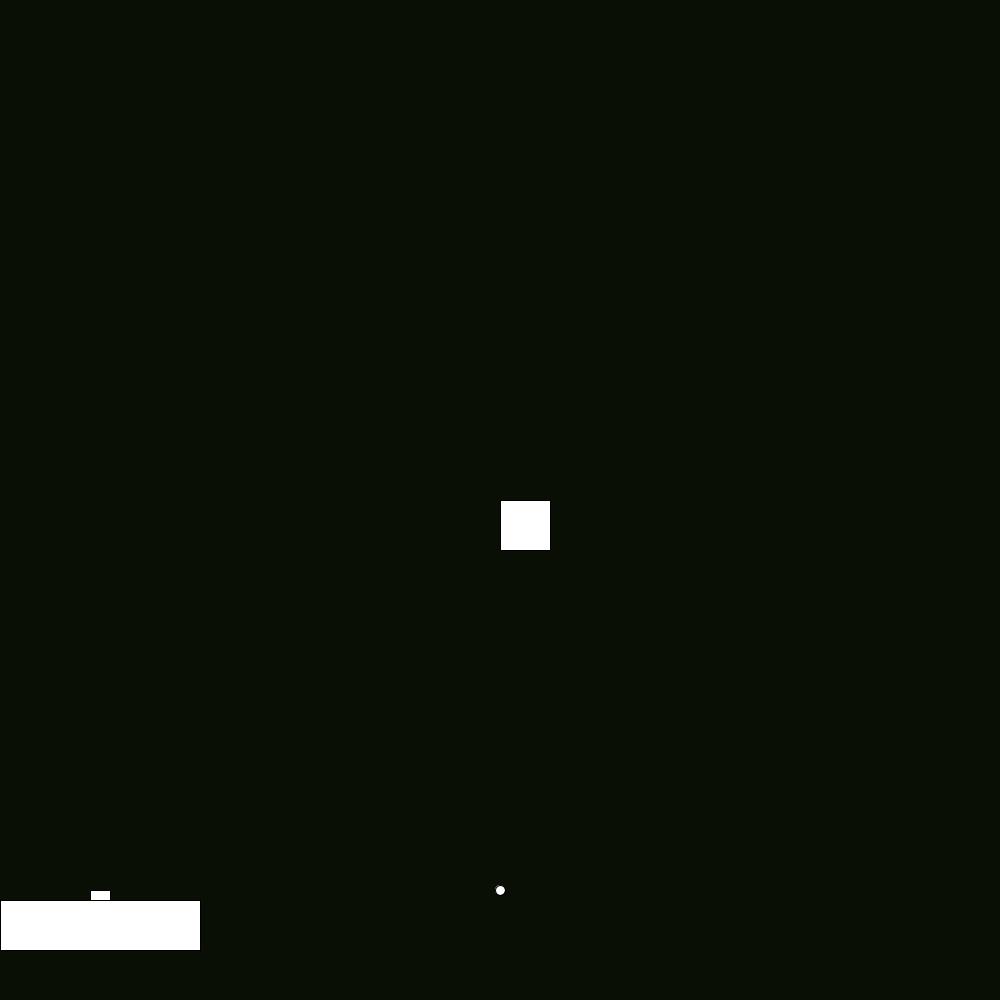
Frame 1 (no input)
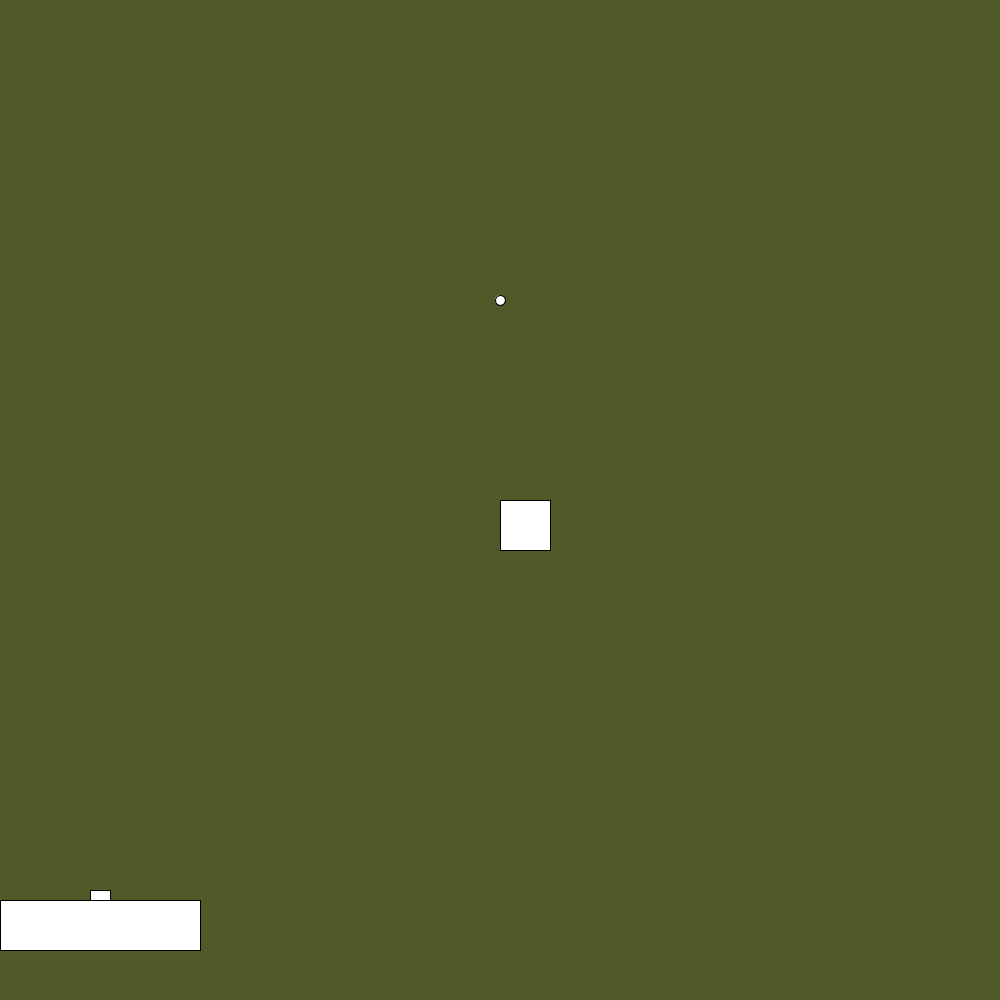
Frame 60 (the mouse pressed at the canvas centre just before this capture)
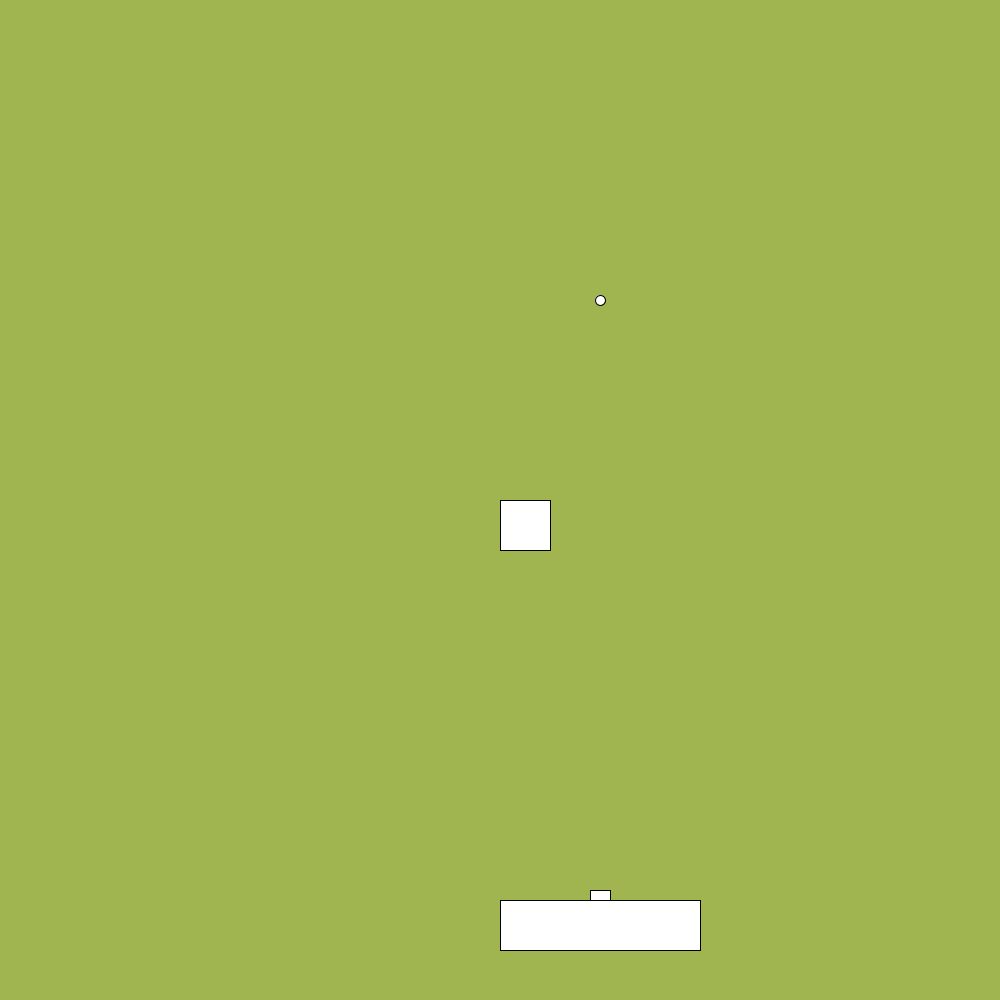
Frame 120 (the mouse held since frame 60 and released just before this capture)

The Processing sketch that drew these frames (run headless with seeded random() and noise(); from frame 60 on, the mouse is pressed at the canvas centre):

// Processing sketch: Harlan_space_invaders
// ── Harlan_space_invaders.pde
int bx=500;
int bat=90;
int by=890;
int lip=100;
int ax=500;
int ay=500;
int b;
int a;
int t;
int time =0;


void setup()
{
  size(1000,1000);
  noCursor();
}
void draw()
{
 
  time=time+1;
b=b+10;
a=a+15;
t=t+5;
if(a>255)
a=0;
if(t>255)
t=0;
if(b>255)
b=0;
  background(0 +b,0+a,0+t);
rect(mouseX,900,200,50);
rect(mouseX + bat,890,20,10);
ellipse(bx,by,10,10);
by=by-10;
rect(ax,ay,50,50);
if(bx>ax&&bx<ax+50&&by>ay&&by<ay+50)
{
ax= (int) random(900);
ay= (int) random(500);
}
textSize(100);
text("you lose",-500,-500);
if(time>500);
text("you lose",-500,-500);
}
void mousePressed()
{
  bx=mouseX+lip;
  by=890;
}
